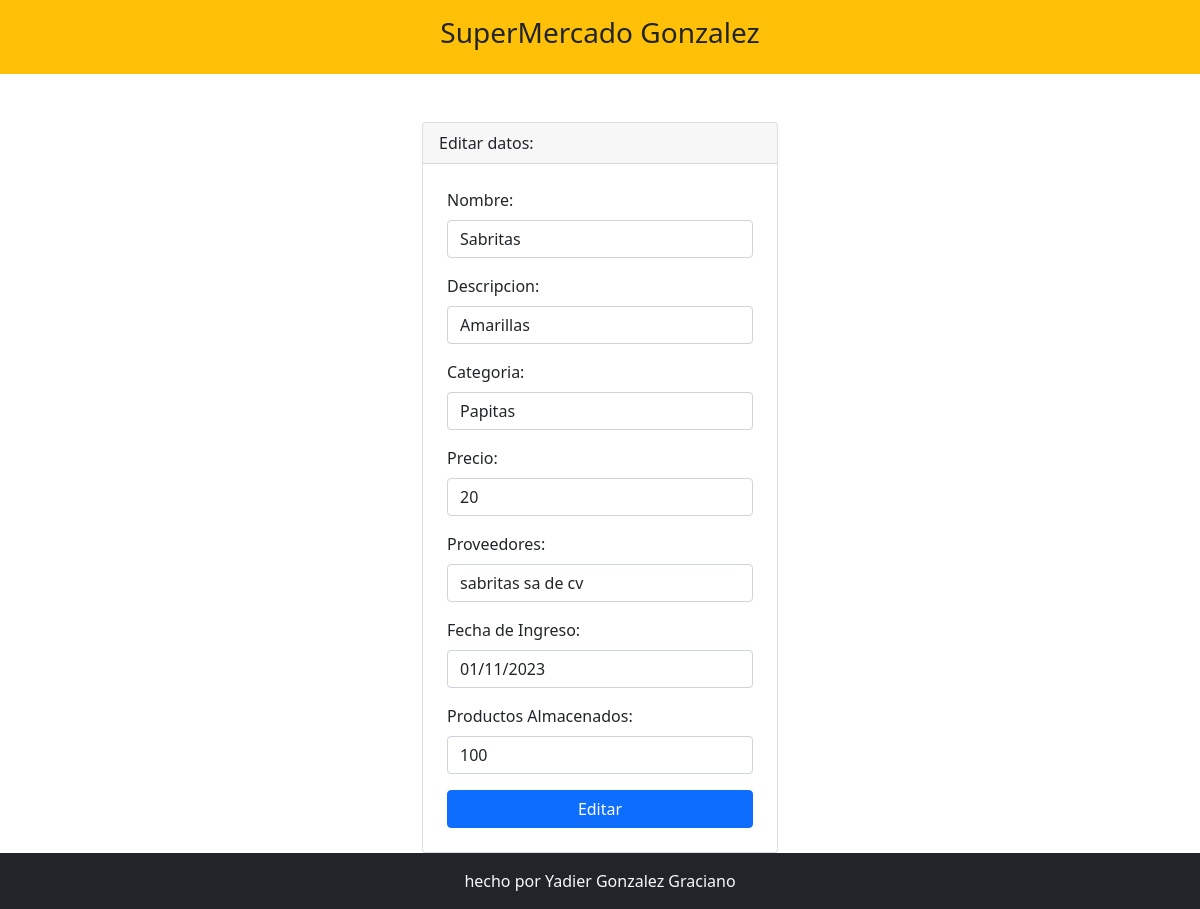
Page /crud/editar.php?codigo=16 on the committed database.
### tables this page shows
CREATE TABLE `producto` (
  `codigo` int(11) NOT NULL,
  `nombre` varchar(100) DEFAULT NULL,
  `descripcion` varchar(100) DEFAULT NULL,
  `categoria` varchar(20) DEFAULT NULL,
  `precio` int(50) NOT NULL,
  `proveedores` varchar(100) NOT NULL,
  `fechaIngreso` varchar(100) NOT NULL,
  `productosAlm` varchar(100) NOT NULL
);

### crud/editar.php (the view, shortened to what this page needs)
<?php include 'template/header.php' ?>
<?php
    include_once 'model/conexion.php';
    $codigo = $_GET['codigo'];
    $sentencia = $bd->prepare("select * from producto where codigo = ?;");
    $sentencia->execute([$codigo]);
    $persona = $sentencia->fetch(PDO::FETCH_OBJ);
?>
<div class="container mt-5">
    <div class="row justify-content-center">
        <div class="col-md-4">
            <div class="card">
                <div class="card-header">
                    Editar datos:
                </div>
                <form class="p-4" method="POST" action="editarProceso.php">
                    <div class="mb-3">
                        <label class="form-label">Nombre: </label>
                        <input type="text" class="form-control" name="txtNombre" required
                        value="<?php echo $persona->nombre; ?>">
                    </div>
                    <div class="mb-3">
                        <label class="form-label">Descripcion: </label>
                        <input type="text" class="form-control" name="txtDescripcion" autofocus required
                        value="<?php echo $persona->descripcion; ?>">
                    </div>
                    <div class="mb-3">
                        <label class="form-label">Categoria: </label>
                        <input type="text" class="form-control" name="txtCategoria" autofocus required
                        value="<?php echo $persona->categoria; ?>">
                    </div>
                    <div class="mb-3">
                        <label class="form-label">Precio: </label>
                        <input type="text" class="form-control" name="txtPrecio" autofocus required
                        value="<?php echo $persona->precio; ?>">
                    </div>
                    <div class="mb-3">
                        <label class="form-label">Proveedores: </label>
                        <input type="text" class="form-control" name="txtProveedores" autofocus required
                        value="<?php echo $persona->proveedores; ?>">
                    </div>
                    <div class="mb-3">
                        <label class="form-label">Fecha de Ingreso: </label>
                        <input type="text" class="form-control" name="txtFechaIngreso" autofocus required
                        value="<?php echo $persona->fechaIngreso; ?>">
                    </div>
                    <div class="mb-3">
                        <label class="form-label">Productos Almacenados: </label>
                        <input type="text" class="form-control" name="txtProductosAlm" autofocus required
                        value="<?php echo $persona->productosAlm; ?>">
                    </div>
                    <div class="d-grid">
                        <input type="submit" class="btn btn-primary" value="Editar">
                    </div>
                </form>
            </div>
        </div>
    </div>
</div>
<?php include 'template/footer.php' ?>

### rows in the picture
producto: txtNombre "Sabritas", txtDescripcion "Amarillas", txtCategoria "Papitas", txtPrecio "20", txtProveedores "sabritas sa de cv", txtFechaIngreso "01/11/2023", txtProductosAlm "100"
